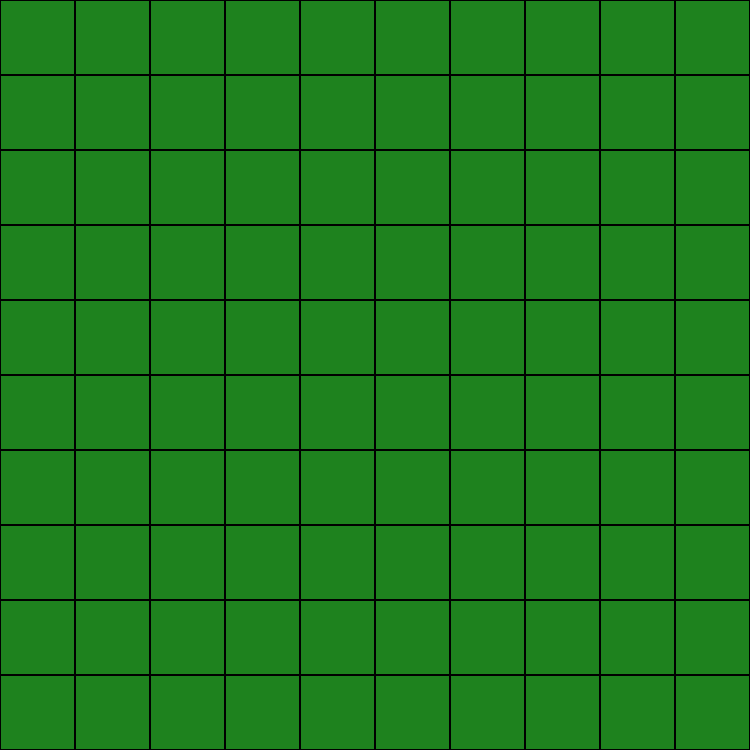
Frame 1 (no input)
Frame 60 (no input): identical to frame 1, image omitted
Frame 120 (the mouse pressed at the canvas centre since frame 60): identical to frame 1, image omitted

The p5.js sketch that drew this single still picture (run headless with seeded random() and noise() and a simulated clock; from frame 60 on, the mouse is pressed at the canvas centre):

// p5.js sketch
// ── sketch.js
const canvasXLength = 750;
const canvasYLength = 750;
let mySnake; // Declare a variable to hold the Snake instance

function setup() {
  createCanvas(canvasXLength, canvasYLength);
  background(50, 190, 50);
  grass(canvasXLength, canvasYLength);

  // Initialize the Snake instance
  mySnake = new Snake(canvasXLength, canvasYLength, 25);
}

function draw() {
  // Call the Snake's draw method
  mySnake.update();
}

function keyPressed() {
  console.log("pressed!");
  if (keyCode === LEFT_ARROW) {
    mySnake.left();
  } else if (keyCode === RIGHT_ARROW) {
    mySnake.right();
  } else if (keyCode === UP_ARROW) {
    mySnake.up();
  } else if (keyCode === DOWN_ARROW) {
    mySnake.down();
  }
}

// ── grass.js
function grass(XLength, YLength) {
  var gridXLength = XLength / 10
  var gridYLength = YLength / 10
  fill(30, 130, 30)
  for (var i = 0; i < XLength + gridXLength; i+=gridXLength) {
    strokeWeight(2)
    rect(i - gridXLength, 0, gridXLength, gridXLength)
    for (var j = 0; j < YLength + gridYLength; j+=gridYLength) {
      rect(i - gridYLength, j - gridYLength, gridYLength, gridYLength)
    }
  }
}
// ── snake.js
class Snake {
    constructor(XLength, YLength) {
        this.XLength = XLength;
        this.YLength = YLength;
        this.gridXLength = XLength / 10;
        this.gridYLength = YLength / 10;
        this.moveXN = false;
        this.moveXP = false;
        this.moveYN = false;
        this.moveYP = false;
        this.moveXNvalue = 0;
        this.moveXPvalue = 0;
        this.moveYNvalue = 0;
        this.moveYPvalue = 0;
        this.snakeX = 75;
        this.snakeY = 75;
    }

    snakePart() {
        fill(200, 0, 0);
        rect(this.snakeX, this.snakeY, this.XLength, this.YLength);
        console.log("snakepart")
    }

    update() {
        // Check movement flags and update snake's position here
        if (this.moveXP) {
            this.snakeX += this.gridXLength;
            console.log("pressed right");
        } else if (this.moveX) {
            this.snakeX -= this.gridXLength
        } else if (this.moveY) {
            this.snakeY += this.gridYLength
        } else if (this.moveY) {
            this.snakeY -= this.gridYLength
        }
        // Add similar checks for other directions (left, up, down)
    }

    left() {
        this.moveXN = true;
        console.log("pressed left");
    }

    right() {
        this.moveXP = true;
        console.log("pressed right");
    }

    up() {
        this.moveYN = true;
        console.log("pressed up");
    }

    down() {
        this.moveYP = true;
        console.log("pressed down");
    }
}

// Usage:
// const snake = new Snake(100, 100); // Replace with your desired XLength and YLength

// ── style.css
* {
  background-color: black;
}
html, body {
  margin: 0;
  padding: 0;
}

canvas {
  display: block;
}
